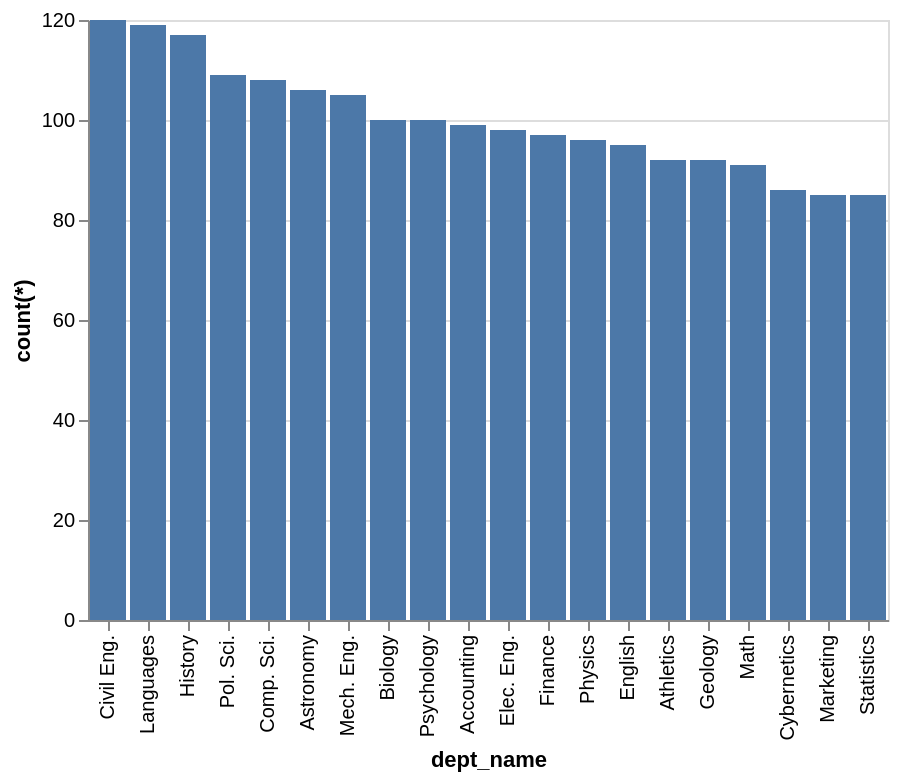

Vega-Lite specification for this chart:
### Vega-Lite specification from a JSON file in a GitHub repository (floating-point values rounded to 4 significant figures)
{"data": {"values": [{"x_data": "Accounting", "y_data": 99}, {"x_data": "Astronomy", "y_data": 106}, {"x_data": "Athletics", "y_data": 92}, {"x_data": "Biology", "y_data": 100}, {"x_data": "Civil Eng.", "y_data": 120}, {"x_data": "Comp. Sci.", "y_data": 108}, {"x_data": "Cybernetics", "y_data": 86}, {"x_data": "Elec. Eng.", "y_data": 98}, {"x_data": "English", "y_data": 95}, {"x_data": "Finance", "y_data": 97}, {"x_data": "Geology", "y_data": 92}, {"x_data": "History", "y_data": 117}, {"x_data": "Languages", "y_data": 119}, {"x_data": "Marketing", "y_data": 85}, {"x_data": "Math", "y_data": 91}, {"x_data": "Mech. Eng.", "y_data": 105}, {"x_data": "Physics", "y_data": 96}, {"x_data": "Pol. Sci.", "y_data": 109}, {"x_data": "Psychology", "y_data": 100}, {"x_data": "Statistics", "y_data": 85}]}, "mark": "bar", "encoding": {"x": {"field": "x_data", "type": "nominal", "title": "dept_name", "sort": {"op": "sum", "field": "y_data", "order": "descending"}}, "y": {"field": "y_data", "type": "quantitative", "title": "count(*)"}}}
